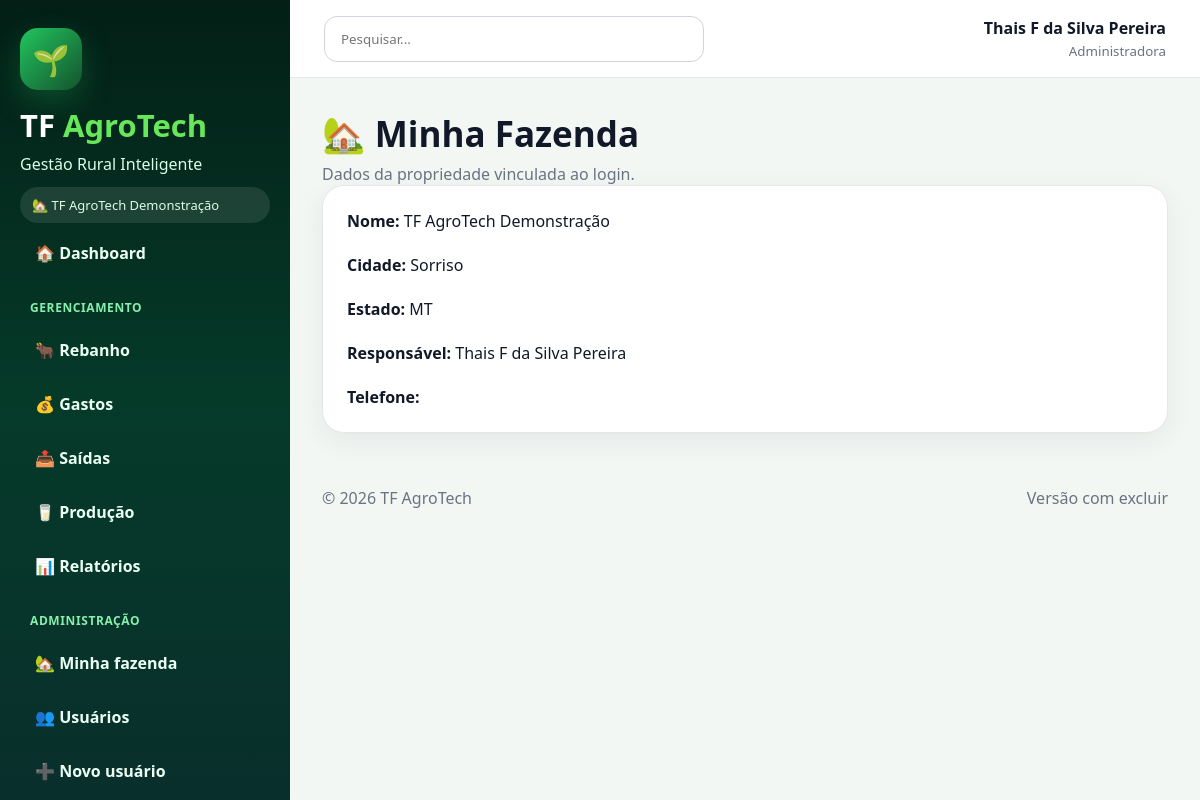
/propriedade (signed in), run on the app's committed database.
### tables this page shows
CREATE TABLE propriedades (
        id INTEGER PRIMARY KEY AUTOINCREMENT,
        nome TEXT NOT NULL,
        cidade TEXT,
        estado TEXT,
        responsavel TEXT,
        telefone TEXT,
        criado_em TEXT
    );

### app.py (the view)
@app.route("/propriedade")
@login_obrigatorio
def propriedade():
    banco = conectar()
    prop = banco.execute("SELECT * FROM propriedades WHERE id=?", (propriedade_atual(),)).fetchone()
    banco.close()
    return render_template("propriedade.html", propriedade=prop)

### app.py (called while the page is built)
def conectar():
    banco = sqlite3.connect(DB_NAME)
    banco.row_factory = sqlite3.Row
    return banco

def login_obrigatorio(f):
    @wraps(f)
    def wrapper(*args, **kwargs):
        if "usuario_id" not in session:
            return redirect(url_for("login"))
        return f(*args, **kwargs)
    return wrapper

def propriedade_atual():
    return session.get("propriedade_id")

### templates/propriedade.html
{% extends "base.html" %}{% block conteudo %}<section class="content"><div class="title"><h2>🏡 Minha Fazenda</h2><p>Dados da propriedade vinculada ao login.</p></div><div class="box"><p><strong>Nome:</strong> {{ propriedade['nome'] }}</p><br><p><strong>Cidade:</strong> {{ propriedade['cidade'] }}</p><br><p><strong>Estado:</strong> {{ propriedade['estado'] }}</p><br><p><strong>Responsável:</strong> {{ propriedade['responsavel'] }}</p><br><p><strong>Telefone:</strong> {{ propriedade['telefone'] }}</p></div></section>{% endblock %}

### templates/base.html
<!DOCTYPE html><html lang="pt-br"><head><meta charset="UTF-8"><meta name="viewport" content="width=device-width, initial-scale=1.0"><title>{{ titulo or "TF AgroTech" }}</title><link rel="stylesheet" href="{{ url_for('static', filename='css/style.css') }}"></head><body><div class="app"><aside class="sidebar"><div class="brand"><div class="logo-mark">🌱</div><h1>TF <span>AgroTech</span></h1><p>Gestão Rural Inteligente</p><div class="property-pill">🏡 {{ session.get("propriedade_nome", "Propriedade") }}</div></div><nav class="nav"><a class="{{ 'active' if ativo=='dashboard' else '' }}" href="/">🏠 Dashboard</a><p class="menu-title">GERENCIAMENTO</p><a class="{{ 'active' if ativo=='rebanho' else '' }}" href="/rebanho">🐂 Rebanho</a><a class="{{ 'active' if ativo=='gastos' else '' }}" href="/gastos">💰 Gastos</a><a class="{{ 'active' if ativo=='saidas' else '' }}" href="/saidas">📤 Saídas</a><a class="{{ 'active' if ativo=='producao' else '' }}" href="/producao">🥛 Produção</a><a class="{{ 'active' if ativo=='relatorios' else '' }}" href="/relatorios">📊 Relatórios</a><p class="menu-title">ADMINISTRAÇÃO</p><a href="/propriedade">🏡 Minha fazenda</a><a href="/usuarios">👥 Usuários</a><a href="/cadastro_usuario">➕ Novo usuário</a><a href="/backup">☁️ Backup</a><a href="/sair">🚪 Sair</a></nav><div class="sidebar-card"><strong>🗑️ Exclusões ativadas</strong><p>Usuários, gastos, saídas e produção agora podem ser excluídos.</p></div></aside><main class="main"><header class="topbar"><input class="search" placeholder="Pesquisar..."><div class="user"><strong>{{ session.get("usuario_nome", "Usuário") }}</strong><small>{{ session.get("usuario_perfil", "Perfil") }}</small></div></header>{% block conteudo %}{% endblock %}<footer class="footer"><span>© 2026 TF AgroTech</span><span>Versão com excluir</span></footer></main></div></body></html>

### static/css/style.css (style rules this page uses)
* { margin:0;padding:0;box-sizing:border-box;font-family:Segoe UI,Arial,sans-serif }
body { background:#f3f7f4;color:#111827 }
.app { display:flex;min-height:100vh }
.sidebar { width:290px;background:linear-gradient(180deg,#031f16,#053a29,#092f2c);color:#fff;padding:28px 20px;position:fixed;height:100vh;overflow:auto }
.logo-mark { width:62px;height:62px;border-radius:18px;background:linear-gradient(135deg,#22c55e,#14532d);display:flex;align-items:center;justify-content:center;font-size:30px;box-shadow:0 12px 30px rgba(34,197,94,.25);margin-bottom:14px }
.brand h1 { font-size:31px;font-weight:900 }
.brand span { color:#67e85b }
.brand p { color:#d7ffe8;margin-top:7px }
.property-pill { margin-top:12px;background:rgba(255,255,255,.10);padding:9px 12px;border-radius:999px;font-size:13px;color:#dcfce7 }
.menu-title { font-size:12px;color:#86efac;font-weight:900;margin:22px 10px 10px;letter-spacing:.6px }
.nav a { display:flex;align-items:center;gap:12px;color:#eafff2;text-decoration:none;padding:13px 15px;border-radius:14px;margin:6px 0;font-weight:800 }
.main { margin-left:290px;width:calc(100% - 290px) }
.topbar { height:78px;background:#fff;border-bottom:1px solid #e5e7eb;display:flex;align-items:center;justify-content:space-between;padding:0 34px;position:sticky;top:0;z-index:2 }
.search { width:380px;padding:13px 16px;border:1px solid #d1d5db;border-radius:13px }
.user { text-align:right }
.user strong { display:block }
.user small { color:#6b7280 }
.content { padding:32px }
.title h2 { font-size:35px;margin-bottom:6px }
.title p { color:#6b7280 }
.card,.box { background:#fff;border:1px solid #e5e7eb;border-radius:22px;box-shadow:0 8px 26px rgba(15,23,42,.065) }
.box { padding:24px }
.footer { padding:22px 32px;color:#6b7280;display:flex;justify-content:space-between }

### data on the page
propriedades: get "TF AgroTech Demonstração", get "Thais F da Silva Pereira", nome "TF AgroTech Demonstração", cidade "Sorriso", estado "MT", responsavel "Thais F da Silva Pereira"

### other printed values
{{ session.get("usuario_perfil", "Perfil") }} "Administradora"
